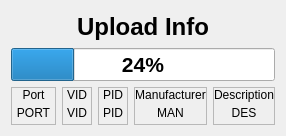
<?xml version="1.0" encoding="UTF-8"?>
<ui version="4.0">
 <class>Progress</class>
 <widget class="QDialog" name="Progress">
  <property name="windowModality">
   <enum>Qt::ApplicationModal</enum>
  </property>
  <property name="geometry">
   <rect>
    <x>0</x>
    <y>0</y>
    <width>271</width>
    <height>136</height>
   </rect>
  </property>
  <property name="windowTitle">
   <string>Progress</string>
  </property>
  <property name="styleSheet">
   <string notr="true">.QFrame
{
	border: 1px solid palette(text);
}

.QFrame&gt;QLabel
{
	background-color: palette(text);
	color: palette(window);
	padding: 4px;
}</string>
  </property>
  <layout class="QVBoxLayout" name="verticalLayout_6">
   <item>
    <widget class="QLabel" name="lblInfo">
     <property name="font">
      <font>
       <pointsize>18</pointsize>
       <weight>75</weight>
       <bold>true</bold>
      </font>
     </property>
     <property name="text">
      <string>Upload Info</string>
     </property>
     <property name="alignment">
      <set>Qt::AlignCenter</set>
     </property>
    </widget>
   </item>
   <item>
    <widget class="QProgressBar" name="progressBar">
     <property name="font">
      <font>
       <pointsize>16</pointsize>
       <weight>75</weight>
       <bold>true</bold>
      </font>
     </property>
     <property name="value">
      <number>24</number>
     </property>
     <property name="alignment">
      <set>Qt::AlignCenter</set>
     </property>
    </widget>
   </item>
   <item>
    <widget class="QWidget" name="widget_6" native="true">
     <property name="sizePolicy">
      <sizepolicy hsizetype="Preferred" vsizetype="Fixed">
       <horstretch>0</horstretch>
       <verstretch>0</verstretch>
      </sizepolicy>
     </property>
     <layout class="QHBoxLayout" name="horizontalLayout">
      <property name="leftMargin">
       <number>0</number>
      </property>
      <property name="topMargin">
       <number>0</number>
      </property>
      <property name="rightMargin">
       <number>0</number>
      </property>
      <property name="bottomMargin">
       <number>0</number>
      </property>
      <item>
       <widget class="QFrame" name="frame">
        <property name="sizePolicy">
         <sizepolicy hsizetype="Fixed" vsizetype="Preferred">
          <horstretch>0</horstretch>
          <verstretch>0</verstretch>
         </sizepolicy>
        </property>
        <property name="frameShape">
         <enum>QFrame::StyledPanel</enum>
        </property>
        <property name="frameShadow">
         <enum>QFrame::Raised</enum>
        </property>
        <layout class="QVBoxLayout" name="verticalLayout">
         <property name="spacing">
          <number>0</number>
         </property>
         <property name="leftMargin">
          <number>0</number>
         </property>
         <property name="topMargin">
          <number>0</number>
         </property>
         <property name="rightMargin">
          <number>0</number>
         </property>
         <property name="bottomMargin">
          <number>0</number>
         </property>
         <item>
          <widget class="QLabel" name="label">
           <property name="sizePolicy">
            <sizepolicy hsizetype="Preferred" vsizetype="Fixed">
             <horstretch>0</horstretch>
             <verstretch>0</verstretch>
            </sizepolicy>
           </property>
           <property name="text">
            <string>Port</string>
           </property>
           <property name="alignment">
            <set>Qt::AlignCenter</set>
           </property>
          </widget>
         </item>
         <item>
          <widget class="QWidget" name="widget" native="true">
           <layout class="QHBoxLayout" name="horizontalLayout_2">
            <property name="leftMargin">
             <number>4</number>
            </property>
            <property name="topMargin">
             <number>4</number>
            </property>
            <property name="rightMargin">
             <number>4</number>
            </property>
            <property name="bottomMargin">
             <number>4</number>
            </property>
            <item>
             <widget class="QLabel" name="lblPort">
              <property name="text">
               <string>PORT</string>
              </property>
              <property name="alignment">
               <set>Qt::AlignCenter</set>
              </property>
             </widget>
            </item>
           </layout>
          </widget>
         </item>
        </layout>
       </widget>
      </item>
      <item>
       <widget class="QFrame" name="frame_2">
        <property name="sizePolicy">
         <sizepolicy hsizetype="Fixed" vsizetype="Preferred">
          <horstretch>0</horstretch>
          <verstretch>0</verstretch>
         </sizepolicy>
        </property>
        <property name="frameShape">
         <enum>QFrame::StyledPanel</enum>
        </property>
        <property name="frameShadow">
         <enum>QFrame::Raised</enum>
        </property>
        <layout class="QVBoxLayout" name="verticalLayout_2">
         <property name="spacing">
          <number>0</number>
         </property>
         <property name="leftMargin">
          <number>0</number>
         </property>
         <property name="topMargin">
          <number>0</number>
         </property>
         <property name="rightMargin">
          <number>0</number>
         </property>
         <property name="bottomMargin">
          <number>0</number>
         </property>
         <item>
          <widget class="QLabel" name="label_2">
           <property name="sizePolicy">
            <sizepolicy hsizetype="Preferred" vsizetype="Fixed">
             <horstretch>0</horstretch>
             <verstretch>0</verstretch>
            </sizepolicy>
           </property>
           <property name="text">
            <string>VID</string>
           </property>
           <property name="alignment">
            <set>Qt::AlignCenter</set>
           </property>
          </widget>
         </item>
         <item>
          <widget class="QWidget" name="widget_2" native="true">
           <layout class="QHBoxLayout" name="horizontalLayout_3">
            <property name="leftMargin">
             <number>4</number>
            </property>
            <property name="topMargin">
             <number>4</number>
            </property>
            <property name="rightMargin">
             <number>4</number>
            </property>
            <property name="bottomMargin">
             <number>4</number>
            </property>
            <item>
             <widget class="QLabel" name="lblVID">
              <property name="text">
               <string>VID</string>
              </property>
              <property name="alignment">
               <set>Qt::AlignCenter</set>
              </property>
             </widget>
            </item>
           </layout>
          </widget>
         </item>
        </layout>
       </widget>
      </item>
      <item>
       <widget class="QFrame" name="frame_3">
        <property name="sizePolicy">
         <sizepolicy hsizetype="Fixed" vsizetype="Preferred">
          <horstretch>0</horstretch>
          <verstretch>0</verstretch>
         </sizepolicy>
        </property>
        <property name="frameShape">
         <enum>QFrame::StyledPanel</enum>
        </property>
        <property name="frameShadow">
         <enum>QFrame::Raised</enum>
        </property>
        <layout class="QVBoxLayout" name="verticalLayout_3">
         <property name="spacing">
          <number>0</number>
         </property>
         <property name="leftMargin">
          <number>0</number>
         </property>
         <property name="topMargin">
          <number>0</number>
         </property>
         <property name="rightMargin">
          <number>0</number>
         </property>
         <property name="bottomMargin">
          <number>0</number>
         </property>
         <item>
          <widget class="QLabel" name="label_3">
           <property name="sizePolicy">
            <sizepolicy hsizetype="Preferred" vsizetype="Fixed">
             <horstretch>0</horstretch>
             <verstretch>0</verstretch>
            </sizepolicy>
           </property>
           <property name="text">
            <string>PID</string>
           </property>
           <property name="alignment">
            <set>Qt::AlignCenter</set>
           </property>
          </widget>
         </item>
         <item>
          <widget class="QWidget" name="widget_3" native="true">
           <layout class="QHBoxLayout" name="horizontalLayout_4">
            <property name="leftMargin">
             <number>4</number>
            </property>
            <property name="topMargin">
             <number>4</number>
            </property>
            <property name="rightMargin">
             <number>4</number>
            </property>
            <property name="bottomMargin">
             <number>4</number>
            </property>
            <item>
             <widget class="QLabel" name="lblPID">
              <property name="text">
               <string>PID</string>
              </property>
              <property name="alignment">
               <set>Qt::AlignCenter</set>
              </property>
             </widget>
            </item>
           </layout>
          </widget>
         </item>
        </layout>
       </widget>
      </item>
      <item>
       <widget class="QFrame" name="frame_4">
        <property name="sizePolicy">
         <sizepolicy hsizetype="Fixed" vsizetype="Preferred">
          <horstretch>0</horstretch>
          <verstretch>0</verstretch>
         </sizepolicy>
        </property>
        <property name="frameShape">
         <enum>QFrame::StyledPanel</enum>
        </property>
        <property name="frameShadow">
         <enum>QFrame::Raised</enum>
        </property>
        <layout class="QVBoxLayout" name="verticalLayout_4">
         <property name="spacing">
          <number>0</number>
         </property>
         <property name="leftMargin">
          <number>0</number>
         </property>
         <property name="topMargin">
          <number>0</number>
         </property>
         <property name="rightMargin">
          <number>0</number>
         </property>
         <property name="bottomMargin">
          <number>0</number>
         </property>
         <item>
          <widget class="QLabel" name="label_4">
           <property name="sizePolicy">
            <sizepolicy hsizetype="Preferred" vsizetype="Fixed">
             <horstretch>0</horstretch>
             <verstretch>0</verstretch>
            </sizepolicy>
           </property>
           <property name="text">
            <string>Manufacturer</string>
           </property>
           <property name="alignment">
            <set>Qt::AlignCenter</set>
           </property>
          </widget>
         </item>
         <item>
          <widget class="QWidget" name="widget_4" native="true">
           <layout class="QHBoxLayout" name="horizontalLayout_5">
            <property name="leftMargin">
             <number>4</number>
            </property>
            <property name="topMargin">
             <number>4</number>
            </property>
            <property name="rightMargin">
             <number>4</number>
            </property>
            <property name="bottomMargin">
             <number>4</number>
            </property>
            <item>
             <widget class="QLabel" name="lblManufacturer">
              <property name="text">
               <string>MAN</string>
              </property>
              <property name="alignment">
               <set>Qt::AlignCenter</set>
              </property>
             </widget>
            </item>
           </layout>
          </widget>
         </item>
        </layout>
       </widget>
      </item>
      <item>
       <widget class="QFrame" name="frame_5">
        <property name="sizePolicy">
         <sizepolicy hsizetype="Fixed" vsizetype="Preferred">
          <horstretch>0</horstretch>
          <verstretch>0</verstretch>
         </sizepolicy>
        </property>
        <property name="frameShape">
         <enum>QFrame::StyledPanel</enum>
        </property>
        <property name="frameShadow">
         <enum>QFrame::Raised</enum>
        </property>
        <layout class="QVBoxLayout" name="verticalLayout_5">
         <property name="spacing">
          <number>0</number>
         </property>
         <property name="leftMargin">
          <number>0</number>
         </property>
         <property name="topMargin">
          <number>0</number>
         </property>
         <property name="rightMargin">
          <number>0</number>
         </property>
         <property name="bottomMargin">
          <number>0</number>
         </property>
         <item>
          <widget class="QLabel" name="label_5">
           <property name="sizePolicy">
            <sizepolicy hsizetype="Preferred" vsizetype="Fixed">
             <horstretch>0</horstretch>
             <verstretch>0</verstretch>
            </sizepolicy>
           </property>
           <property name="text">
            <string>Description</string>
           </property>
           <property name="alignment">
            <set>Qt::AlignCenter</set>
           </property>
          </widget>
         </item>
         <item>
          <widget class="QWidget" name="widget_5" native="true">
           <layout class="QHBoxLayout" name="horizontalLayout_6">
            <property name="leftMargin">
             <number>4</number>
            </property>
            <property name="topMargin">
             <number>4</number>
            </property>
            <property name="rightMargin">
             <number>4</number>
            </property>
            <property name="bottomMargin">
             <number>4</number>
            </property>
            <item>
             <widget class="QLabel" name="lblDescription">
              <property name="text">
               <string>DES</string>
              </property>
              <property name="alignment">
               <set>Qt::AlignCenter</set>
              </property>
             </widget>
            </item>
           </layout>
          </widget>
         </item>
        </layout>
       </widget>
      </item>
     </layout>
    </widget>
   </item>
  </layout>
 </widget>
 <resources/>
 <connections/>
</ui>
